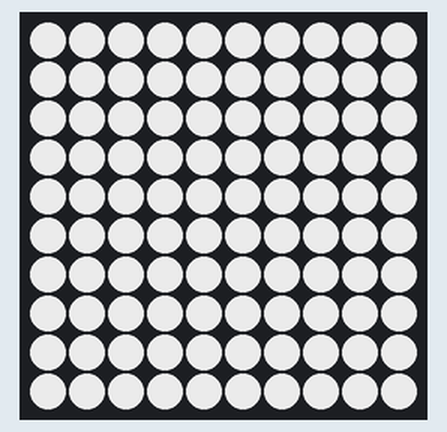
Recording of a sketch running on a simulated Arduino Uno, built with avr-gcc and run on an emulated ATmega328P. Shown: 10×10 RGB LED matrix (first LED top left, wired row by row). Dim RGB values are drawn brighter than linear.

Above: at 1.16 s.
At 5.63 s:
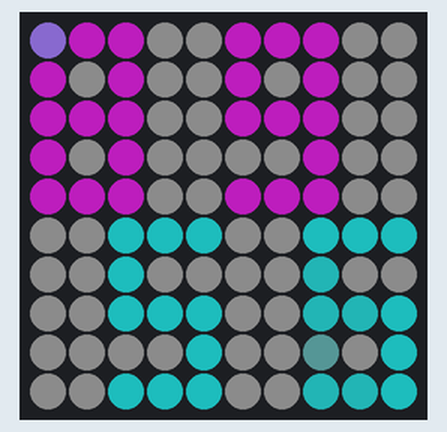
At 10.0 s:
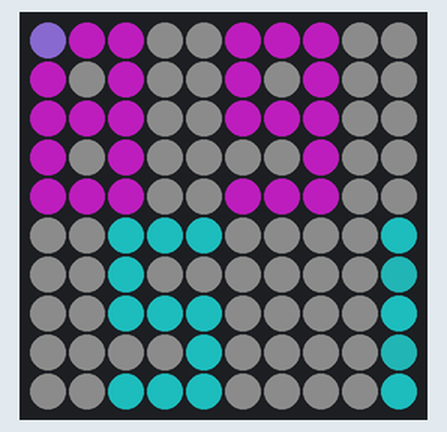
At 19.92 s:
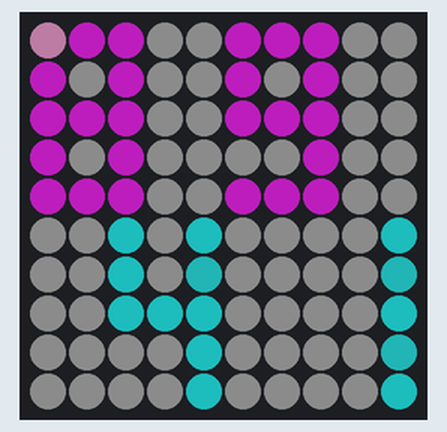
At 31.76 s:
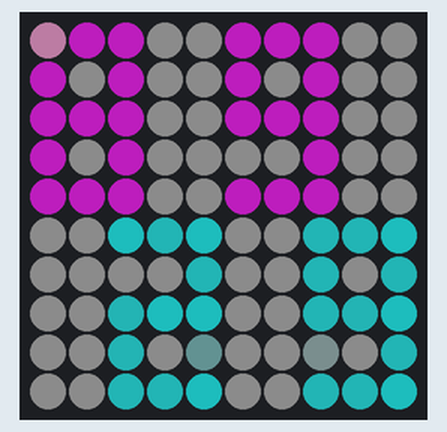
At 38.92 s:
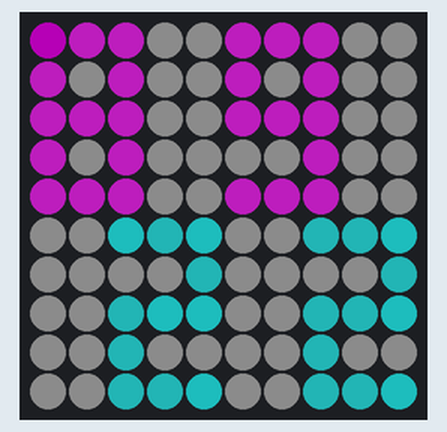

The sketch:

countdown.ino
```cpp
#include "FastSPI_LED2.h"

#define ROWS 10
#define COLS 10
#define NUM_LEDS (ROWS*COLS)

CRGB leds[NUM_LEDS];
CRGB walker_leds[NUM_LEDS]; //separate array that holds the leds that 'walk/move out' of the table
CRGB counter_leds[NUM_LEDS]; //separate array that holds the counter (digits)

// Return 0-based led index for 0-based x and y grid co-ordinate values
// The LED string snakes through the grid, so every row the positive x direction switches
uint8_t xy2i(uint8_t x, uint8_t y){
  if(y%2){
    // It's an uneven row: x should be reversed---or subtracted from this line's
    //last index, which is the next line's first minus 1
    return (COLS*(y+1) - 1) - x;
  } else {
    // Even row: simply do COLS*y + x
    return COLS*y + x;
  }
}

// Add digits for countdown timer
const boolean zero[] = {
  true, true, true,
  true, false, true,
  true, false, true,
  true, false, true,
  true, true, true
};
boolean one[] = {
  false, false, true,
  false, false, true,
  false, false, true,
  false, false, true,
  false, false, true
};
const boolean two[] = {
  true, true, true,
  false, false, true,
  true, true, true,
  true, false, false,
  true, true, true
};
const boolean three[] = {
  true, true, true,
  false, false, true,
  false, true, true,
  false, false, true,
  true, true, true
};
const boolean four[] = {
  true, false, true,
  true, false, true,
  true, true, true,
  false, false, true,
  false, false, true
};
const boolean five[] = {
  true, true, true,
  true, false, false,
  true, true, true,
  false, false, true,
  true, true, true
};
const boolean six[] = {
  true, true, true,
  true, false, false,
  true, true, true,
  true, false, true,
  true, true, true
};
boolean seven[] = {
  true, true, true,
  false, false, true,
  false, false, true,
  false, false, true,
  false, false, true
};
const boolean eight[] = {
  true, true, true,
  true, false, true,
  true, true, true,
  true, false, true,
  true, true, true
};
const boolean nine[] = {
  true, true, true,
  true, false, true,
  true, true, true,
  false, false, true,
  true, true, true
};


const boolean* digits[] = {zero, one, two, three, four, five, six, seven, eight, nine};


void writeDigit(uint8_t c, uint8_t dx, uint8_t dy, CRGB colour){
  // Digits are 3 by 5 (x by y)
  for(uint8_t y=0; y != 5; ++y){
    Serial.println();
    for(uint8_t x=0; x!=3; ++x){
      if(digits[c][x+3*y]){
        counter_leds[xy2i(dx+x,dy+y)] = colour;
      } else {
        counter_leds[xy2i(dx+x,dy+y)] = CRGB::Black;
      }
    }
  }
}

void writeDigits(uint16_t secs){
  // minutes left: seconds / 60 ;
  uint8_t mins = secs/60;
  // 10 minutes left: minutes_left / 10
  writeDigit(mins/10, 0, 0, CRGB::Magenta);
  // last digit: minutes left % 10
  writeDigit(mins % 10, 5, 0, CRGB::Magenta);
  // Seconds left: seconds_left-60*mnutes_left
  writeDigit((secs-60*mins)/10, 2, 5, CRGB::Cyan);
  writeDigit((secs-60*mins)%10, 7, 5, CRGB::Cyan);
}

#define UPDATE_TIME 20
#define WALKER_TIMESTEP 100
uint16_t step_period = 1;
uint8_t leds_index = 0;
uint8_t colour_counter=0; //keep track of the remaining colours in led (100-leds_left)
uint8_t step_counter=0; //keep track of the remaining steps of the currently-moving colour

const CRGB moving_colours[] = {CRGB::Blue/10, CRGB::Green/10, CRGB::Red/10};

#define TOTAL_SECONDS ((uint16_t)(90*60))
#define SECONDS_PER_LED ((uint16_t)TOTAL_SECONDS/NUM_LEDS)
#define SECONDS_PER_COLOUR ((uint16_t) SECONDS_PER_LED/3)
#define DECASECONDS_PER_LED (10*SECONDS_PER_LED)
#define DECASECONDS_PER_COLOUR (10*SECONDS_PER_COLOUR)

void draw_walker(uint16_t decasecs){
  // Draw the complete walker for the current amount of seconds left

  // 1: determine the led that is currently 'walking out'
  //    Since each led should take equal time to walk out, this is simply 100*s/T
  uint8_t current_led = ((10*TOTAL_SECONDS - decasecs) / DECASECONDS_PER_LED);
  // 2: determine which of the three colours is moving out
  uint16_t decasecs_in_led = DECASECONDS_PER_LED - decasecs % DECASECONDS_PER_LED;
  uint8_t current_colour = ((uint16_t) decasecs_in_led * 3) / DECASECONDS_PER_LED;
  // 3: determine the position of the current colour
  uint8_t current_pos = current_led-1 - ((decasecs_in_led % DECASECONDS_PER_COLOUR) * current_led) / DECASECONDS_PER_COLOUR;

  // The following happens at the very end of the last led
  if(current_colour==3){
    return;
  }

  // Then, do the colouring!
  for(uint8_t i_led=0; i_led <= current_led; ++i_led){
    // these are all black
    walker_leds[i_led] = CRGB::Black;
  }
  for(uint8_t i_led= min(current_led+1,NUM_LEDS-1); i_led < NUM_LEDS; ++i_led){
    // these are white
    walker_leds[i_led] = CRGB(32,32,32);
  }
  // Now, the current led's colour
  switch(current_colour){
    case 0: //blue has left
      walker_leds[current_led] = CRGB::Yellow / 10;
    break;
    case 1: //green has also left
      walker_leds[current_led] = CRGB::Red / 10;
    break;
    break;
    // TODO: default case?
  }
  // Finally, the walking led
  walker_leds[current_pos] = moving_colours[current_colour];
}

void update(){
  LEDS.show();
}


void setup(){
  // Delay in case the LEDs draw a lot of current and kill the power supply
  delay(1000);
  // Let the controller know we're using WS2801 leds, and give a pointer to the current colour array
  LEDS.addLeds<WS2801, RGB>(leds, NUM_LEDS);
  // Limit the brightness somewhat (scale is 0-255)
  LEDS.setBrightness(200);

  for(uint8_t i=0; i<NUM_LEDS; ++i){
    leds[i] = CRGB::White;
    counter_leds[i] = CRGB::Black;
  }

  LEDS.show();
  Serial.begin(57600);
}


uint16_t decaseconds_left = 10*TOTAL_SECONDS;


unsigned long prevStepTime = 0;
unsigned long prevUpdateTime = 0;
unsigned long prevReportTime = 0;

void loop(){
  if(millis()-prevStepTime >= WALKER_TIMESTEP){
    unsigned long error = millis()-prevStepTime - WALKER_TIMESTEP;
    prevStepTime = millis() - error;
    draw_walker(decaseconds_left--);
    if(decaseconds_left%10==0){
      writeDigits(decaseconds_left/10);
    }
    if(decaseconds_left == 0){
      endFunction();
    }
  }

  if(millis()-prevUpdateTime >= UPDATE_TIME){
    prevUpdateTime = millis();
    for(uint8_t i_led=0; i_led != NUM_LEDS; ++i_led){
      for(uint8_t i=0; i!=3; ++i)
        // leds[i_led][i] = walker_leds[i_led][i];
        leds[i_led][i] = (uint8_t) (((uint16_t)leds[i_led][i]*19 + (uint16_t)walker_leds[i_led][i]/2 + (uint16_t)counter_leds[i_led][i]/3)/20);
    }
    update();
  }

  if(millis()-prevReportTime >= 500){
    prevReportTime = millis();
//    Serial.println(step_period);
  }
}

void endFunction(){
  fill_rainbow(leds, NUM_LEDS, 0, 255/NUM_LEDS);
//  LEDS.fill_rainbow();
  LEDS.show();
  while(true){};
}
```

digits.ino
```cpp
// This is a working stand-alone demo of a countdown timer
// Everything is commented out because, when the folder is opened in Arduino,
// this file is included as well. To use it, simply copy all the code, paste
// in an empty sketch.

/*
#include "FastSPI_LED2.h"

#define ROWS 10
#define COLS 10
#define NUM_LEDS (ROWS*COLS)

CRGB counter_leds[NUM_LEDS];

// Return 0-based led index for 0-based x and y grid co-ordinate values
// The LED string snakes through the grid, so every row the positive x direction switches
uint8_t xy2i(uint8_t x, uint8_t y){
  if(y%2){
    // It's an uneven row: x should be reversed---or subtracted from this line's
    //last index, which is the next line's first minus 1
    return (COLS*(y+1) - 1) - x;
  } else {
    // Even row: simply do COLS*y + x
    return COLS*y + x;
  }
}

// Add digits for countdown timer
const boolean zero[] = {
  true, true, true,
  true, false, true,
  true, false, true,
  true, false, true,
  true, true, true
};
boolean one[] = {
  false, false, true,
  false, false, true,
  false, false, true,
  false, false, true,
  false, false, true
};
const boolean two[] = {
  true, true, true,
  false, false, true,
  true, true, true,
  true, false, false,
  true, true, true
};
const boolean three[] = {
  true, true, true,
  false, false, true,
  false, true, true,
  false, false, true,
  true, true, true
};
const boolean four[] = {
  true, false, true,
  true, false, true,
  true, true, true,
  false, false, true,
  false, false, true
};
const boolean five[] = {
  true, true, true,
  true, false, false,
  true, true, true,
  false, false, true,
  true, true, true
};
const boolean six[] = {
  true, true, true,
  true, false, false,
  true, true, true,
  true, false, true,
  true, true, true
};
boolean seven[] = {
  true, true, true,
  false, false, true,
  false, false, true,
  false, false, true,
  false, false, true
};
const boolean eight[] = {
  true, true, true,
  true, false, true,
  true, true, true,
  true, false, true,
  true, true, true
};
const boolean nine[] = {
  true, true, true,
  true, false, true,
  true, true, true,
  false, false, true,
  true, true, true
};


const boolean* digits[] = {zero, one, two, three, four, five, six, seven, eight, nine};


void writeDigit(uint8_t c, uint8_t dx, uint8_t dy, CRGB colour){
  // Digits are 3 by 5 (x by y)
  for(uint8_t y=0; y != 5; ++y){
    Serial.println();
    for(uint8_t x=0; x!=3; ++x){
      if(digits[c][x+3*y]){
        counter_leds[xy2i(dx+x,dy+y)] = colour;
      } else {
        counter_leds[xy2i(dx+x,dy+y)] = CRGB::Black;
      }
    }
  }
}

void writeDigits(uint16_t secs){
  // minutes left: seconds / 60 ;
  uint8_t mins = secs/60;
  // 10 minutes left: minutes_left / 10
  writeDigit(mins/10, 0, 0, CRGB::Magenta);
  // last digit: minutes left % 10
  writeDigit(mins % 10, 5, 0, CRGB::Magenta);
  // Seconds left: seconds_left-60*mnutes_left
  writeDigit((secs-60*mins)/10, 2, 5, CRGB::Cyan);
  writeDigit((secs-60*mins)%10, 7, 5, CRGB::Cyan);
}

void setup(){
  // Delay in case the LEDs draw a lot of current and kill the power supply
  delay(1000);
  // Let the controller know we're using WS2801 leds, and give a pointer to the current colour array
  LEDS.addLeds<WS2801, RGB>(counter_leds, NUM_LEDS);
  // Limit the brightness somewhat (scale is 0-255)
  LEDS.setBrightness(48);

  for(uint8_t i=0; i<NUM_LEDS; ++i){
    counter_leds[i] = CRGB::Black;
  }

  LEDS.show();

  Serial.begin(57600);
}


uint16_t seconds_left = 90*60;

void loop(){
  writeDigits(seconds_left--);
  LEDS.show();
  delay(500);
}


*/
```
